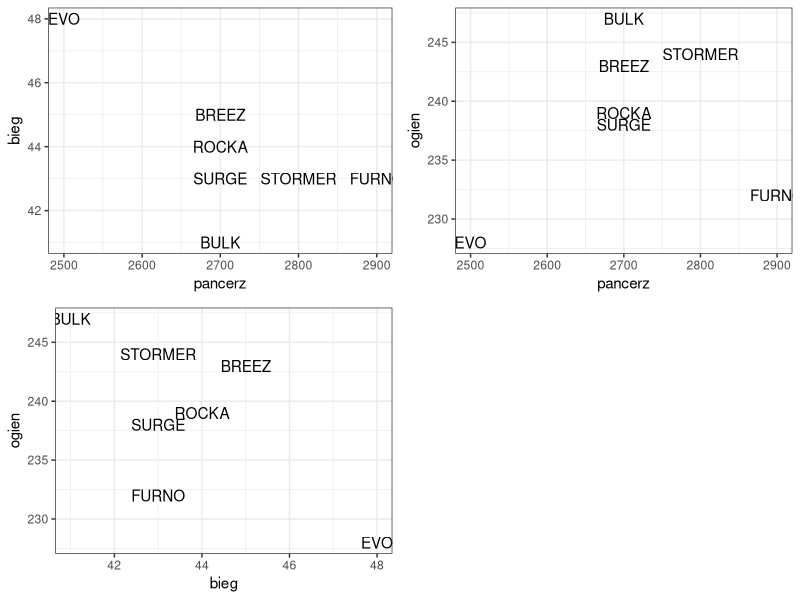
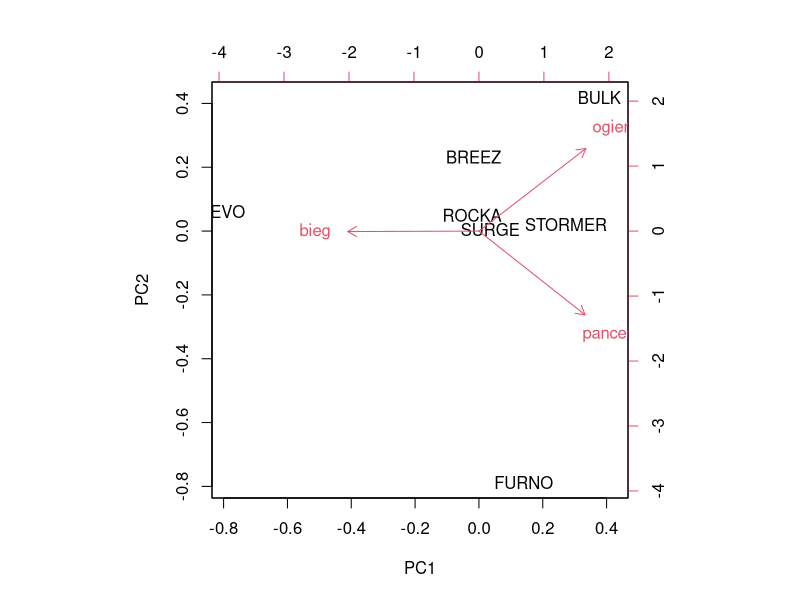

The R source for these figures, in order:
nazwy <- c("SURGE", "STORMER", "EVO", "ROCKA", "BULK", "BREEZ", "FURNO")
pancerz <- c(2700, 2800, 2500, 2700, 2700, 2700, 2900)
ogien <- c(238, 244, 228, 239, 247, 243, 232)
bieg <- c(43, 43, 48, 44, 41, 45, 43)

hero.factory <- data.frame(nazwy, pancerz, ogien, bieg)
rownames(hero.factory) <- nazwy

library(ggplot2)
library(gridExtra)

p1 <- ggplot(hero.factory, aes(x=pancerz, y=bieg, label=nazwy)) + geom_text() + theme_bw()
p2 <- ggplot(hero.factory, aes(x=pancerz, y=ogien, label=nazwy)) + geom_text() + theme_bw()
p3 <- ggplot(hero.factory, aes(x=bieg, y=ogien, label=nazwy)) + geom_text() + theme_bw()

pdf("heroF.pdf",12,10)
grid.arrange(p1, p2, p3, nrow=2)
dev.off()

pdf("heroF2.pdf",12,10)
biplot(prcomp(hero.factory[,2:4], scale.=T))
dev.off()
